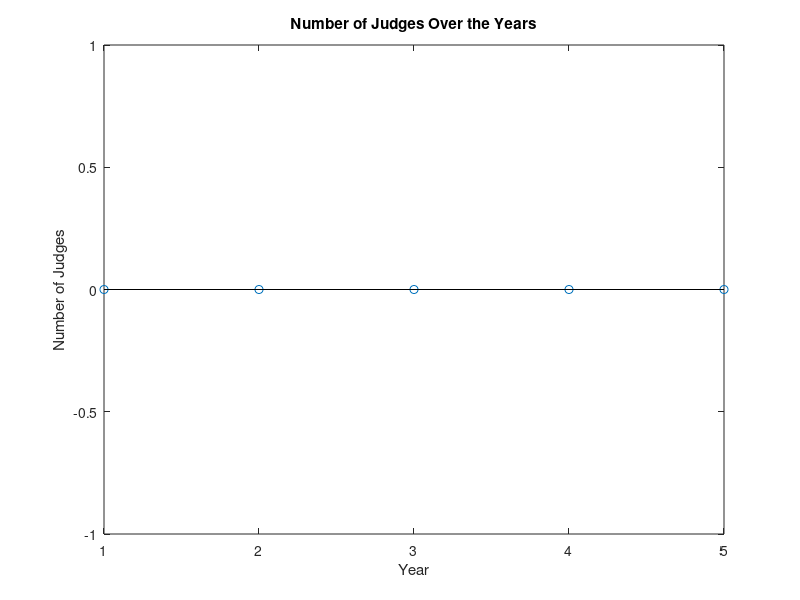

This figure's MATLAB source:
%SCOTUS SIZE PREDICTOR


%years modelled
years = input('Number of years to look at: ');

%collected data
yearly_scotus_number = zeros(1,years);

%globals in main calculation
pp = 42;
sp1 = 43;% magic numbers
sp2 = 43;% magic numbers
sp3 = 43;% magic numbers
SCOTUS = zeros(1,9);
presidential_party = 'd';
senate_party = 'r';% these will change (fourth!?) iteration
                   % NOTE: this lack of randomness will be insignificant
                   % with long-term modelling... 
%main calculation
for current_year=1:years
    %reelection every 4 years
    %include senate for now (add 6 year cycles later)
    if mod(current_year,4) == 0
        pp = randi(2);
    end
    
    %senate class 1
     if mod(current_year,6) == 0
        sp1 = randi(2);
     end
    
    %senate class 2
    if mod(current_year-2,6) == 0
        sp2 = randi(2);
     end
    
    %senate class 3
    if mod(current_year-4,6) == 0
        sp3 = randi(2);
     end
    
    % Next, decrement each judges remaining years (if zero do nothing).
    for i=1:9
       if SCOTUS(i) ~= 0
           SCOTUS(i) = SCOTUS(i) - 1;
       end
    end
    
    % Now, if the same party controls the senate and the executive branch,
    % add judges to SCOTUS with total years selected as a random integer
    % (MATLAB's randi function for this is uniformly distributed luckily)
    % between zero and 40. This number will be decremented each iteration.
    
    % (first determine senate party majority)
    if sp1 == sp2
        sp = sp1;
    elseif sp2 == sp3
        sp = sp2;
    elseif sp1 == sp3
        sp = sp1;
    end
    
    % (now choose justices if senate and presidential party match)
    if pp == sp
        for i=1:9
            if SCOTUS(i) == 0
            	SCOTUS(i) = randi(41) - 1;% {randi 41 is 1 to 41, so minus
            end                           %  one just to make it 0 to 40}
        end
    end
 
 % And finally, collect data
    dummy_count = 0;
    for i=1:9
        if SCOTUS(i) ~= 0
            dummy_count = dummy_count + 1;
        end                           
    end
    yearly_scotus_number(current_year) = dummy_count;
 
end

%Then, plot the data for easy/lazy analysis

stem(yearly_scotus_number), xlabel('Year'), 
ylabel('Number of Judges'), title('Number of Judges Over the Years');
    
    